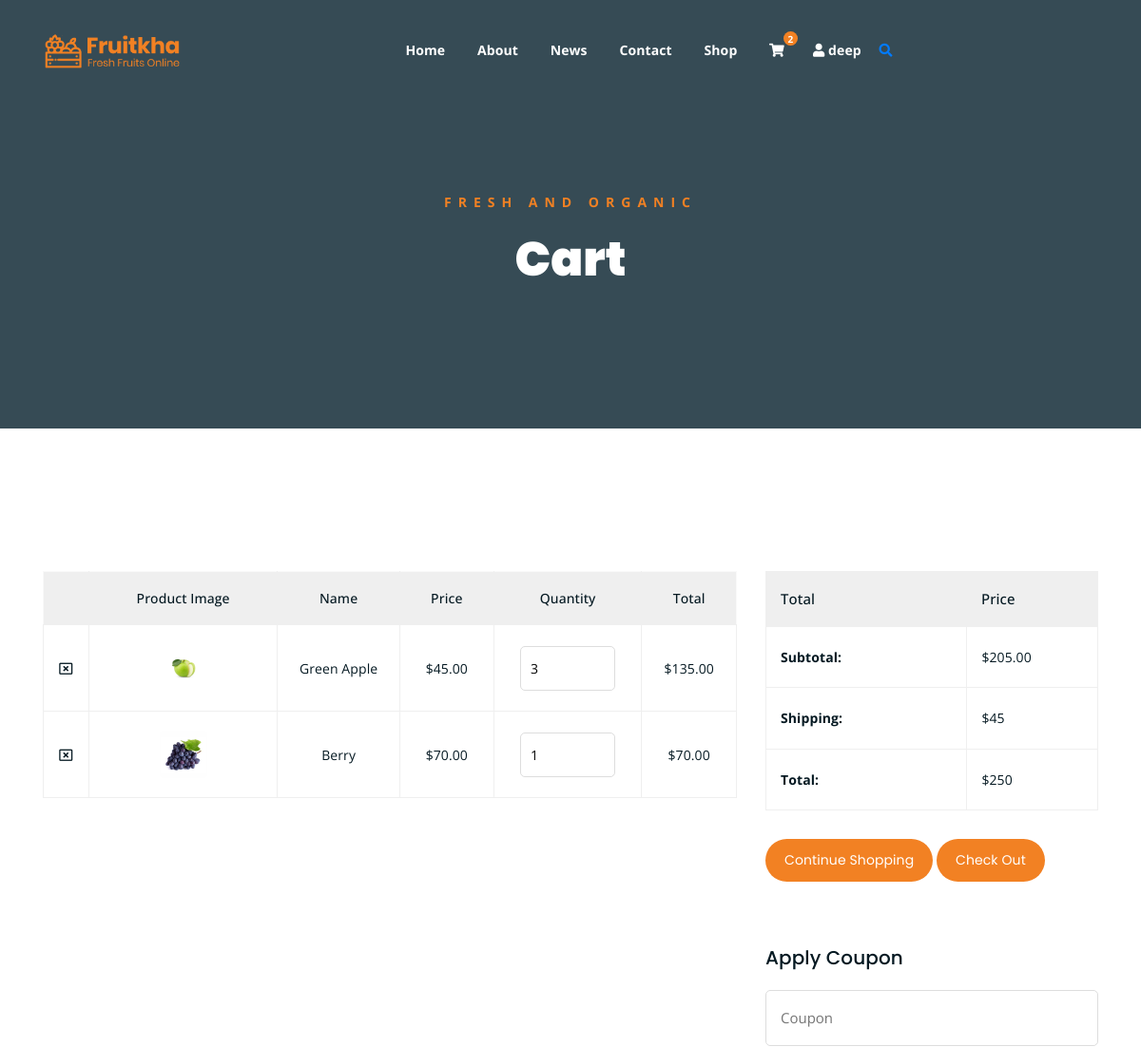
Page /cart/ (signed in, upper part) on the earlier database version.
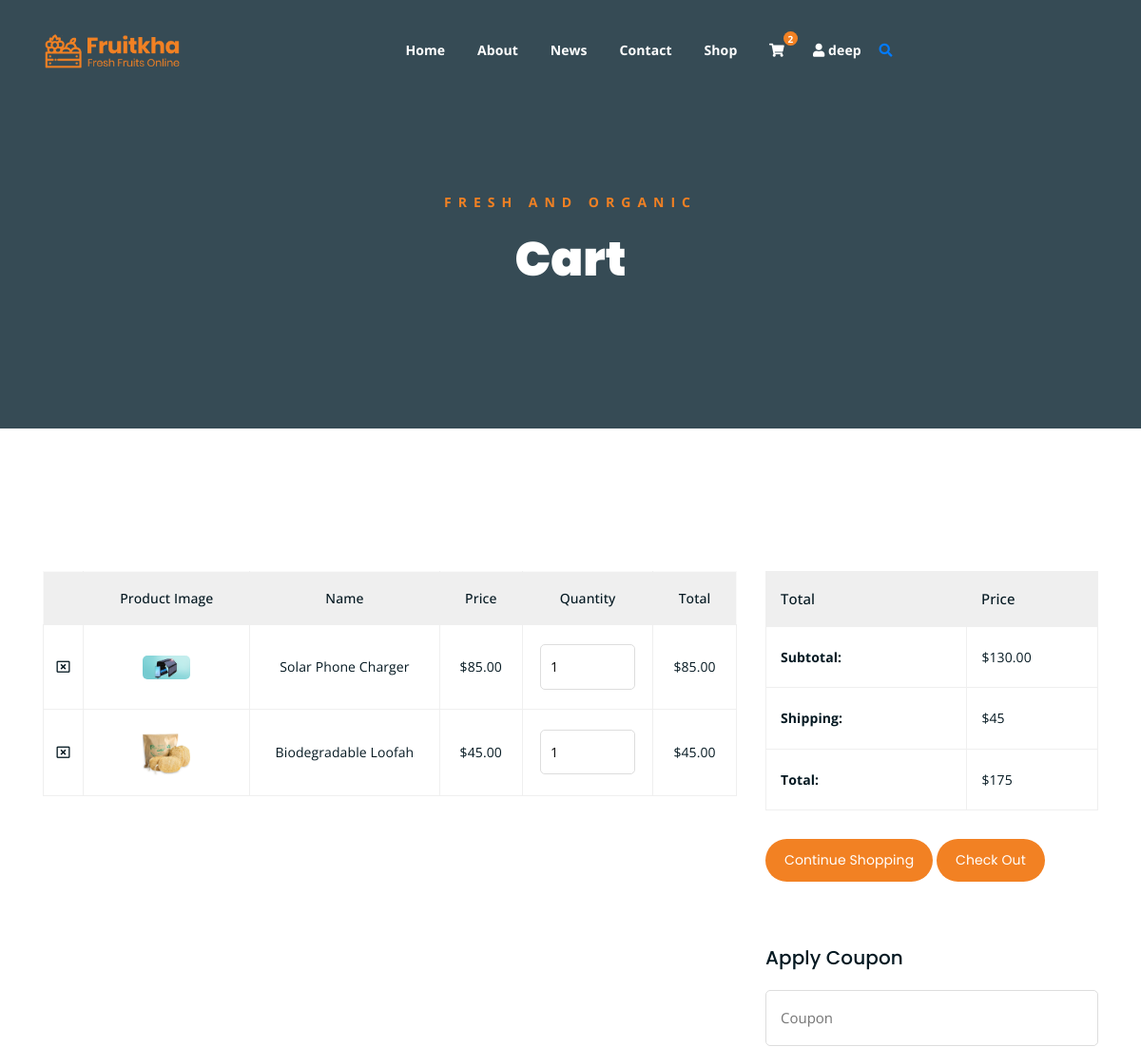
Same page on the later database version.
### app1/models.py (models this page shows, shortened)
class CartItem(models.Model):
    cart = models.ForeignKey(Cart, related_name='items', on_delete=models.CASCADE)
    product = models.ForeignKey('Product', on_delete=models.CASCADE)
    quantity = models.PositiveIntegerField(default=1)
    price = models.DecimalField(max_digits=10, decimal_places=2)
    @property
    def total_price(self):
        return Decimal(self.price) * Decimal(self.quantity)

class Product(models.Model):
    CATEGORY_CHOICES = [
        ('Organic Food', 'Organic Food'),
        ('Household Items', 'Household Items'),
        ('Reusable Products', 'Reusable Products'),
        ('Eco Personal Care', 'Eco Personal Care'),
        ('Green Gadgets', 'Green Gadgets'),
        ('other', 'Other'),
    ]
    name = models.CharField(max_length=100)
    description = models.TextField()
    price = models.DecimalField(max_digits=10, decimal_places=2)
    category = models.CharField(max_length=30, choices=CATEGORY_CHOICES)
    image = models.ImageField(upload_to='products/')
    created_at = models.DateTimeField(auto_now_add=True)
    updated_at = models.DateTimeField(auto_now=True)
    class Meta:
        ordering = ['-created_at']

class Cart(models.Model):
    user = models.ForeignKey(settings.AUTH_USER_MODEL, on_delete=models.CASCADE)
    created_at = models.DateTimeField(auto_now_add=True)
    updated_at = models.DateTimeField(auto_now=True)
    @property
    def total_price(self):
        return sum(item.total_price for item in self.items.all())

### app1/views.py (the view)
# urls.py: path('cart/', views.cart, name='cart'),
@login_required
def cart(request):
    cart, created = Cart.objects.get_or_create(user=request.user)
    return render(request, 'cart.html', {'cart': cart})

### app1/context_processors.py (called while the page is built)
def cart_count(request):
    if request.user.is_authenticated:
        cart, created = Cart.objects.get_or_create(user=request.user)
        return {'cart_count': cart.items.count()}
    return {'cart_count': 0}

### app1/models.py (called while the page is built)
    @property
    def cart(self):
        cart, created = Cart.objects.get_or_create(user=self)
        return cart

### app1/static/templates/cart.html (shortened to what the changed rows need)
{% extends 'base.html' %}
{% load static %}
{% block content %}
<div class="breadcrumb-section breadcrumb-bg">
    <div class="container">
        <div class="row">
            <div class="col-lg-8 offset-lg-2 text-center">
                <div class="breadcrumb-text">
                    <h1>Cart</h1>
                </div>
            </div>
        </div>
    </div>
</div>
<div class="cart-section mt-150 mb-150">
    <div class="container">
        <div class="row">
            <div class="col-lg-8 col-md-12">
                <div class="cart-table-wrap">
                    <table class="cart-table">
                        <thead class="cart-table-head">
                            <tr class="table-head-row">
                                <th class="product-remove"></th>
                                <th class="product-image">Product Image</th>
                                <th class="product-name">Name</th>
                                <th class="product-price">Price</th>
                                <th class="product-quantity">Quantity</th>
                                <th class="product-total">Total</th>
                            </tr>
                        </thead>
                        <tbody>
                            {% for item in cart.items.all %}
                            <tr class="table-body-row">
                                <td class="product-remove">
                                    <a href="{% url 'remove_from_cart' item.id %}">
                                        <i class="far fa-window-close"></i>
                                    </a>
                                </td>
                                <td class="product-image">
                                    <img src="{{ item.product.image.url }}" alt="{{ item.product.name }}">
                                </td>
                                <td class="product-name">{{ item.product.name }}</td>
                                <td class="product-price">${{ item.price }}</td>
                                <td class="product-quantity">
                                    <form method="post" action="{% url 'update_cart' item.id %}">
                                        <input type="number" name="quantity" value="{{ item.quantity }}" min="1">
                                    </form>
                                </td>
                                <td class="product-total">${{ item.total_price }}</td>
                            </tr>
                            {% empty %}
                            <tr>
                                <td colspan="6" class="text-center">Your cart is empty</td>
                            </tr>
                            {% endfor %}
                        </tbody>
                    </table>
                </div>
            </div>
            <div class="col-lg-4">
                <div class="total-section">
                    <table class="total-table">
                        <thead class="total-table-head">
                            <tr class="table-total-row">
                                <th>Total</th>
                                <th>Price</th>
                            </tr>
                        </thead>
                        <tbody>
                            <tr class="total-data">
                                <td><strong>Subtotal: </strong></td>
                                <td>${{ cart.total_price }}</td>
                            </tr>
                            <tr class="total-data">
                                <td><strong>Total: </strong></td>
                                <td>
                                    {% if cart.items.count > 0 %}
                                        ${{ cart.total_price|add:45 }}
                                    {% else %}
                                        $0
                                    {% endif %}
                                </td>
                            </tr>
                        </tbody>
                    </table>
                </div>
            </div>
        </div>
    </div>
</div>
{% endblock %}

Differences in the rows shown:
removed CartItem: product.image (picture), product.name "Green Apple", price "45.00", quantity "3", total_price "135.00"
removed CartItem: product.image (picture), product.name "Berry", price "70.00", quantity "1", total_price "70.00"
added CartItem: product.image (picture), product.name "Solar Phone Charger", price "85.00", quantity "1", total_price "85.00"
added CartItem: product.image (picture), product.name "Biodegradable Loofah", price "45.00", quantity "1", total_price "45.00"
computed for Cart: total_price "205.00" → "130.00"; total_price|add "250" → "175"
